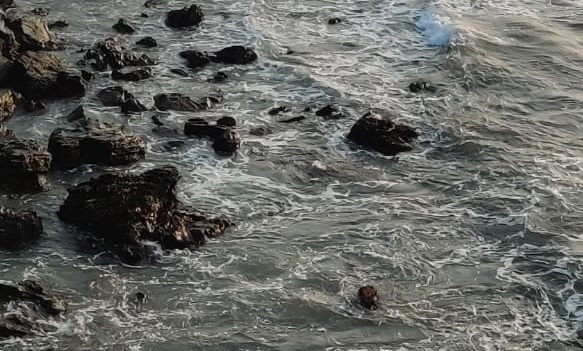
#> input picture image5.jpg, 583 x 351 px
$ python histogram_analysis.py
#> lines starting #> are read from the running program, lines starting #| are printed output that depends on the picture
import matplotlib.pyplot as plt
import numpy as np
import cv2

img = cv2.imread('image5.jpg', cv2.IMREAD_GRAYSCALE)
#> img: shape (351, 583); min 0, max 239, mean 101.3

histr = cv2.calcHist([img], [0], None, [256], [0, 256])
#> histr = 256 values, max 1827 at index 10, min 0 at index 232, mean 799.3

plt.plot(histr)
plt.show()
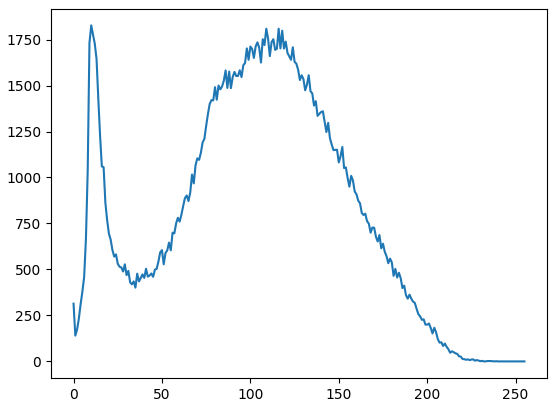
#> figure drawn by matplotlib, 1 panel; curve peaks at x = 10, y = 1827

$ run again, with image1.jpg copied over image5.jpg
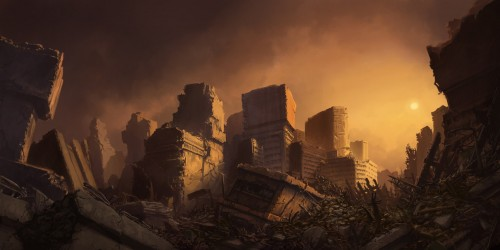
#> input picture image1.jpg, 500 x 250 px
#> `img = cv2.imread('image5.jpg', cv2.IMREAD_GRAYSCALE)`:
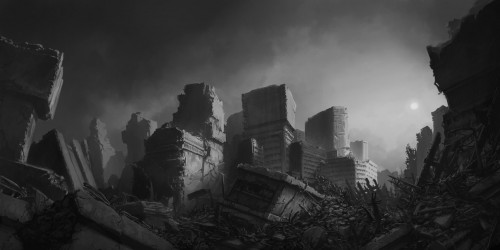
#> img: shape (250, 500); min 3, max 226, mean 58.9
#> histr = 256 values, max 2585 at index 28, min 0 at index 0, mean 488.3
#> `plt.show()`:
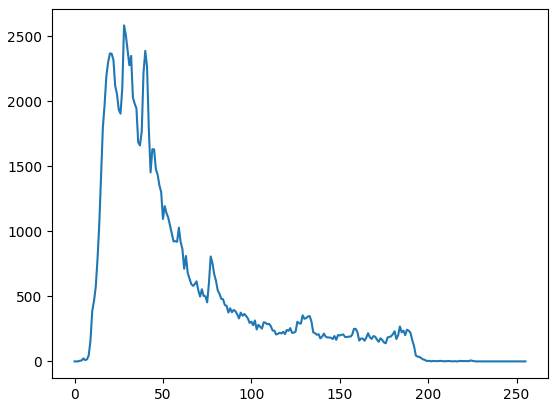
#> figure drawn by matplotlib, 1 panel; curve peaks at x = 28, y = 2585

$ run again, with image2.jpg copied over image5.jpg
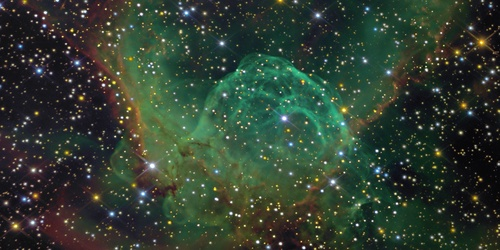
#> input picture image2.jpg, 500 x 250 px
#> `img = cv2.imread('image5.jpg', cv2.IMREAD_GRAYSCALE)`:
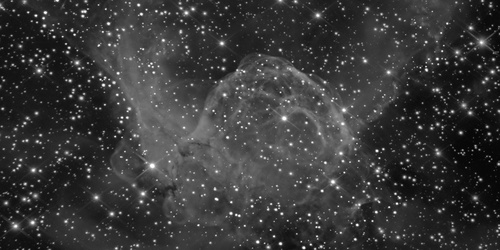
#> img: shape (250, 500); min 0, max 255, mean 56.9
#> histr = 256 values, max 2148 at index 33, min 1 at index 0, mean 488.3
#> `plt.show()`:
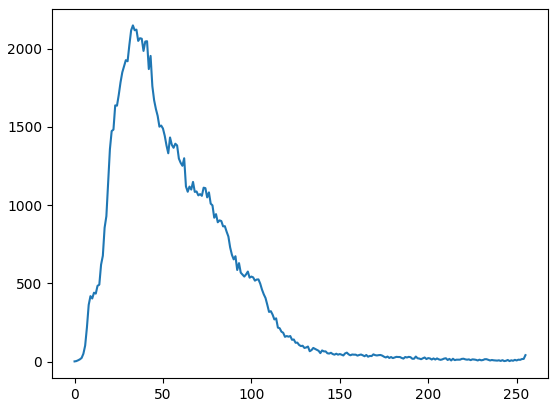
#> figure drawn by matplotlib, 1 panel; curve peaks at x = 33, y = 2148

$ run again, with image6.jpg copied over image5.jpg
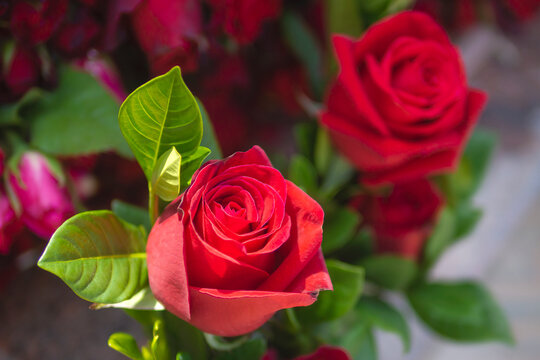
#> input picture image6.jpg, 540 x 360 px
#> `img = cv2.imread('image5.jpg', cv2.IMREAD_GRAYSCALE)`:
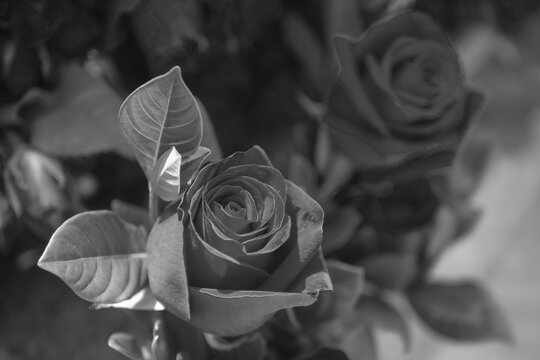
#> img: shape (360, 540); min 10, max 255, mean 76
#> histr = 256 values, max 2887 at index 34, min 0 at index 0, mean 759.4
#> `plt.show()`:
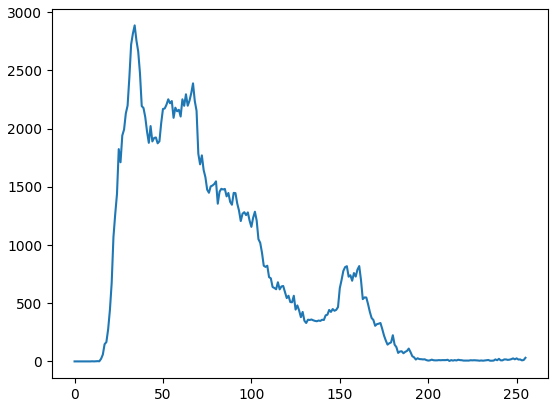
#> figure drawn by matplotlib, 1 panel; curve peaks at x = 34, y = 2887
